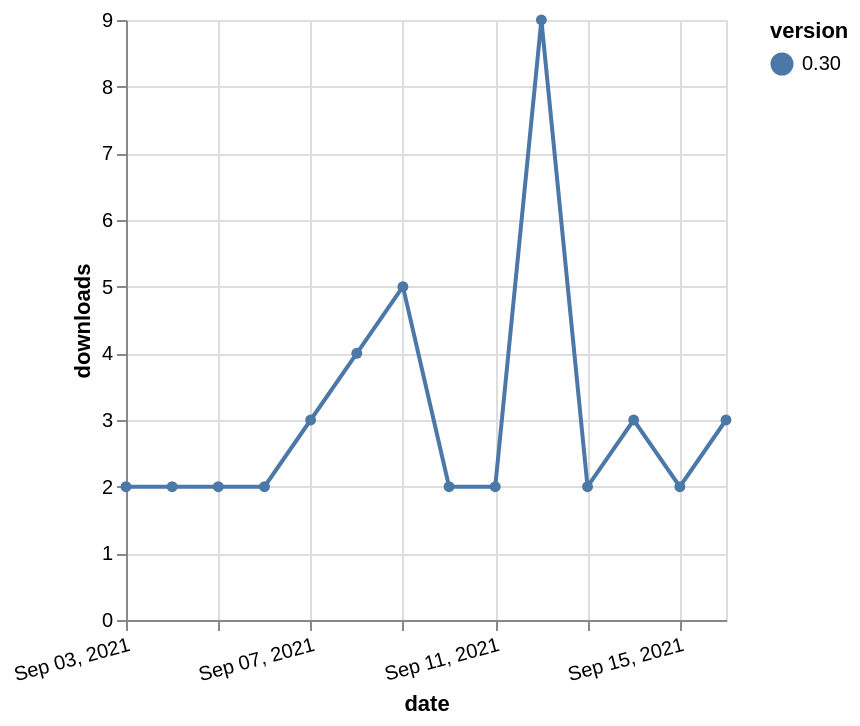

Write a Vega-Lite specification for this figure.
### Vega-Lite specification from a JSON file in a GitHub repository (floating-point values rounded to 4 significant figures)
{"$schema": "https://vega.github.io/schema/vega-lite/v5.json", "description": "A simple bar chart with embedded data.", "data": {"values": [{"date": "2021-09-03", "total": 2806, "delta": 2, "version": "0.30"}, {"date": "2021-09-04", "total": 2808, "delta": 2, "version": "0.30"}, {"date": "2021-09-05", "total": 2810, "delta": 2, "version": "0.30"}, {"date": "2021-09-06", "total": 2812, "delta": 2, "version": "0.30"}, {"date": "2021-09-07", "total": 2815, "delta": 3, "version": "0.30"}, {"date": "2021-09-08", "total": 2819, "delta": 4, "version": "0.30"}, {"date": "2021-09-09", "total": 2824, "delta": 5, "version": "0.30"}, {"date": "2021-09-10", "total": 2826, "delta": 2, "version": "0.30"}, {"date": "2021-09-11", "total": 2828, "delta": 2, "version": "0.30"}, {"date": "2021-09-12", "total": 2837, "delta": 9, "version": "0.30"}, {"date": "2021-09-13", "total": 2839, "delta": 2, "version": "0.30"}, {"date": "2021-09-14", "total": 2842, "delta": 3, "version": "0.30"}, {"date": "2021-09-15", "total": 2844, "delta": 2, "version": "0.30"}, {"date": "2021-09-16", "total": 2847, "delta": 3, "version": "0.30"}]}, "width": "container", "mark": {"type": "line", "point": {"filled": true}}, "encoding": {"x": {"field": "date", "type": "temporal", "timeUnit": "yearmonthdate", "title": "date", "axis": {"labelAngle": -15}}, "y": {"field": "delta", "type": "quantitative", "title": "downloads"}, "color": {"field": "version", "type": "nominal"}, "tooltip": {"field": "delta"}}}
